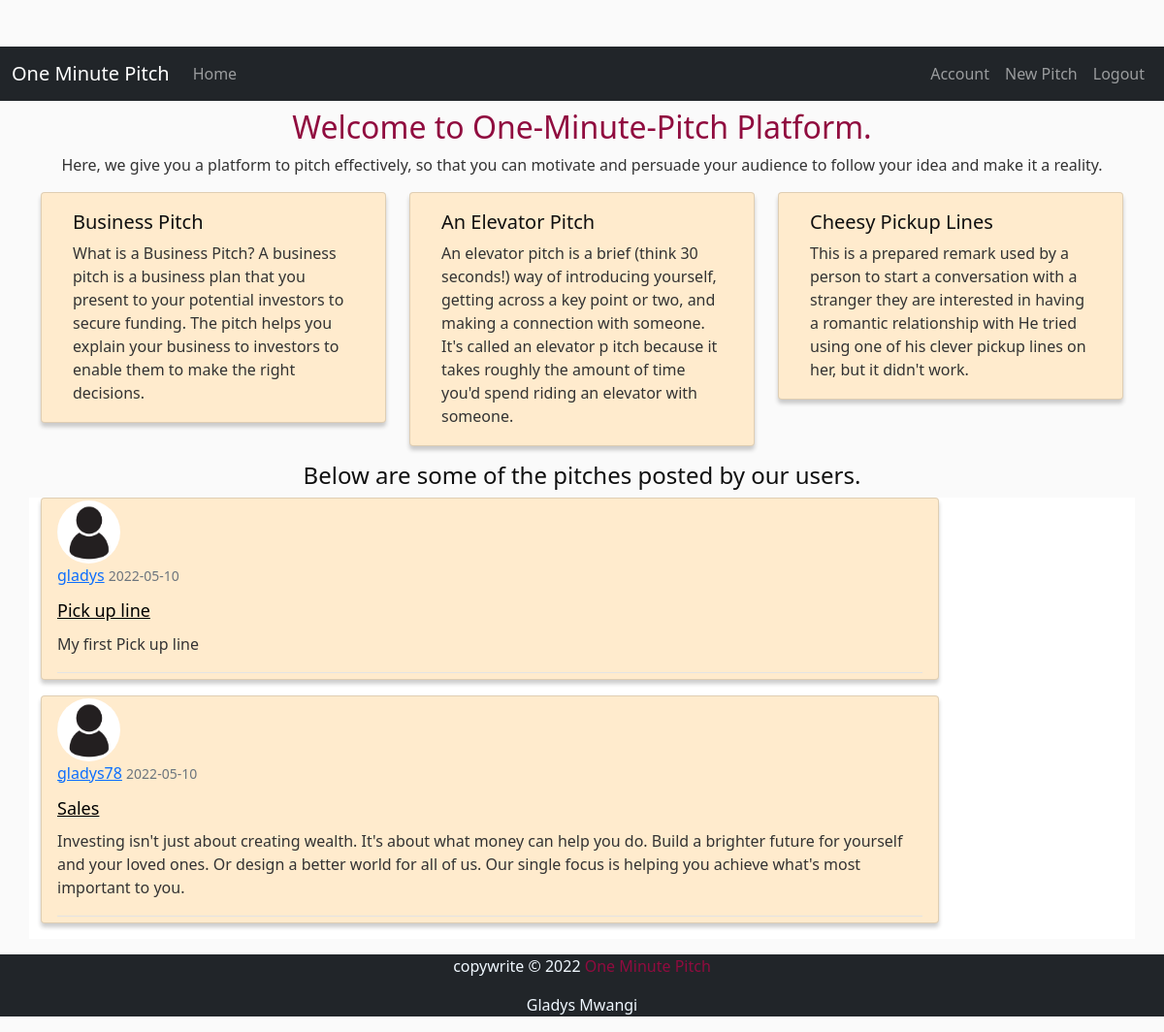
Screenshot of /index (signed in) with the database file from the repository.
### app/models.py (models this page shows, shortened)
class Pitch(db.Model):
    __tablename__ = 'pitches'
    id = db.Column(db.Integer, primary_key=True)
    title= db.Column(db.String(50))
    content = db.Column(db.String(300))
    category_id = db.Column(db.String)
    date_posted = db.Column(db.DateTime, default=datetime.utcnow)
    user_id = db.Column(db.Integer, db.ForeignKey("users.id", ondelete="CASCADE"))
    comments = db.relationship('Comment', backref='pitch')
    likes = db.relationship('Like', backref='pitch')

class User(db.Model, UserMixin):
    __tablename__ = 'users'
    id = db.Column(db.Integer,primary_key = True)
    username = db.Column(db.String(255))
    email = db.Column(db.String(255),unique = True)
    image_file = db.Column(db.String(100), default='default.jpg')
    password = db.Column(db.String(255))
    pitches = db.relationship('Pitch', backref='author')
    comments = db.relationship('Comment', backref='author')
    likes = db.relationship('Like', backref='author' )

### app/views.py (the view)
@app.route('/')
@app.route('/index')
def index():
    pitches = Pitch.query.all()
    return render_template('index.html', user=current_user, pitches=pitches)

### app/models.py (called while the page is built)
@login_manager.user_loader
def load_user(user_id):
    return User.query.get(int(user_id))

### app/templates/index.html
{% extends 'base.html' %}
{% block head %}
{{ super() }}
{% endblock %}
{% block content %}
<div class="heading mt-2">
        <h2 class="text-center"><span style="color:#900C3F"> Welcome to One-Minute-Pitch Platform.</span></h2>
        <p class="text-center">Here, we give you a platform to pitch effectively, so that
            you can motivate and persuade your audience to follow your idea and make it a reality.</p>
</div>
<div class="container" id="cards">
    <div class="row">
        <div class="col-sm-4">
        <div class="card" style="background-color: #FFEBCD;">
            <div class="card-body">
            <h5 class="card-title">Business Pitch</h5>
            <p class="card-text">What is a Business Pitch? A business pitch is a business plan that you
                present to your potential investors to secure funding.
                The pitch helps you explain your business to investors to enable them to make the
                right decisions.</p>
            </div>
        </div>
        </div>
        <div class="col-sm-4">
            <div class="card"  style="background-color: #FFEBCD;">
                <div class="card-body">
                <h5 class="card-title">An Elevator Pitch</h5>
                <p class="card-text">
                    An elevator pitch is a brief (think 30 seconds!) way of introducing yourself, getting across
                    a key point or two, and making a connection with someone. It's called an elevator p
                    itch because it takes roughly the amount of time you'd spend riding an elevator with someone.</p>
                </div>
            </div>
            </div>
        <div class="col-sm-4">
        <div class="card" style="background-color: #FFEBCD;">
            <div class="card-body">
            <h5 class="card-title">Cheesy Pickup Lines</h5>
            <p class="card-text">This is a prepared remark used by a person to start a conversation with a stranger
                they are interested in having a romantic relationship with He tried using one of his clever
                pickup lines on her, but it didn't work.</p>
            </div>
        </div>
        </div>
    </div>
</div>
<h4 class="text-center mt-3"> Below are some of the pitches posted by our users.</h4>
    {% for pitch in pitches %}
    <div class="container" style=background-color:white>
        <div class="row">
            <div class="col-md-10 mb-3">
                <div class="card" style=background-color:#FFEBCD>
                            <img class="rounded-circle article-img" src="{{ url_for('static', filename='profile_pics/' + pitch.author.image_file) }}">
                        <div class="article-metadata">
                            <a class="mr-2" href="#">{{ pitch.author.username }}</a>
                            <small class="text-muted">{{ pitch.date_posted.strftime('%Y-%m-%d') }}</small>
                            <div class="media-text">
                                <h2><a class="article-title" href="{{url_for('allPitch', pitch_id = pitch.id)}}">{{ pitch.title }}</a></h2>
                                <p class="article-content">{{ pitch.content }}</p>
                            </div>
                        </div>
                </div>
            </div>
        </div>
    </div>
    {% endfor %}
{% endblock %}

### app/static/css/index.css (style rules this page uses)
body { background: #fafafa; color: #333333; margin-top: 3rem; }
h1, h2, h3, h4, h5, h6 { color: #0f0f0f; }
.card { box-shadow: 0 4px 4px 0 rgba(0,0,0,0.2); padding: 2px 16px; }
.article-title { color: black; font-size: Large; }
.article-content { white-space: pre-line; }
.article-img { height: 65px; width: 65px; margin-right: 16px; }
.article-metadata { padding-bottom: 1px; margin-bottom: 4px; border-bottom: 1px solid #e3e3e3 }

### rows the page displays
Pitch: image_file (placeholder picture), author.username "gladys", date_posted "2022-05-10", title "Pick up line", content "My first Pick up line"
Pitch: image_file (placeholder picture), author.username "gladys78", date_posted "2022-05-10", title "Sales", content "Investing isn't just about creating wealth. It's about what money can help you do. Build a brighter future for yourself and your loved ones. Or design a better world for all of us. Our single focus is helping you achieve what's most important to you."
